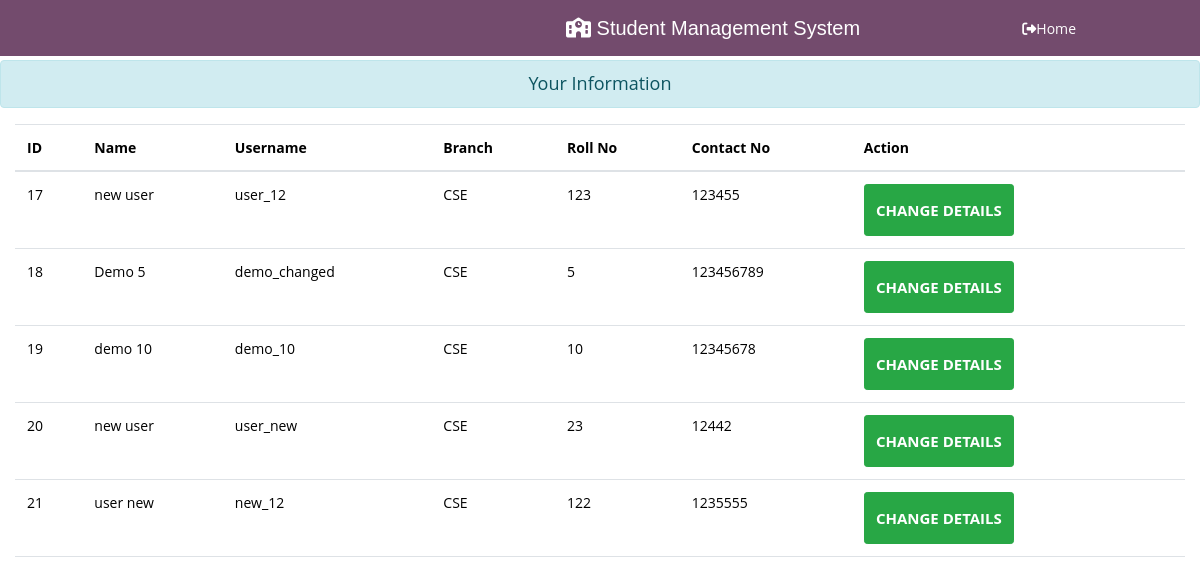
The page /student_details/ on the database its author committed.
### enroll/models.py (models this page shows)
class Stundent(models.Model):
    Fname = models.CharField(max_length=70)
    Lname = models.CharField(max_length=70)
    username = models.CharField(max_length=70)
    password = models.CharField(max_length=100)
    branch = models.CharField(max_length=70)
    rollno = models.IntegerField()
    contactno = models.IntegerField()

### enroll/views.py (the view)
# urls.py: path('student_details/', views.student_details, name="student_details"),
def student_details(request):
        student=Stundent.objects.all()
        return render(request, 'enroll/student_details.html',{'stu':student})

### enroll/templates/enroll/student_details.html (shortened to what this page needs)
{% extends 'enroll/home_all.html' %}
{% load static %}
{%block css %}<link rel="stylesheet" href="{% static 'enroll/css/bootstrap.css' %}" />{% endblock css %}
{% block content %}
<h4 class="text-center alert alert-info" style="margin-top: 60px;">Your Information</h4>
<div class="col-sm-12">
  {% if stu %}
  <table class="table table-hover">
      <thead>
          <tr>
              <th scope="col">ID</th>
              <th scope="col">Name</th>
              <th scope="col">Username</th>
              <th scope="col">Branch</th>
              <th scope="col">Roll No</th>
              <th scope="col">Contact No</th>
              <th scope="col" colspan="4">Action</th>
          </tr>
      </thead>
      <tbody>
          {% for st in stu %}
          <tr>
              <td>{{st.id}}</td>
              <td>{{st.Fname}} {{st.Lname}}</td>
              <td>{{st.username}}</td>
              <td>{{st.branch}}</td>
              <td>{{st.rollno}}</td>
              <td>{{st.contactno}}</td>
              <td >
                  <a href="{% url 'update_data_for_student' st.id %}" class="btn btn-success btn-sm" style="width: 150px;padding: 0px;">Change Details</a>
                  </td>
                <td colspan="2">
              </td>
          </tr>
          {% endfor %}
      </tbody>
  </table>
  {% else %}
  <h4 class="text-center alert alert-warning">No Records</h4>
  {% endif %}
</div>
{% endblock content %}

### enroll/templates/enroll/home_all.html (shortened to what this page needs)
<!DOCTYPE html>
<html lang="en">
  <head>
    {% block css %} {% endblock css %}
  </head>
  <body >
    {% include 'enroll/header_home.html' %}
    {% block content %} {%endblock content%}
  </body>
</html>

### enroll/templates/enroll/header_home.html (shortened to what this page needs)
{% load static %}
<!DOCTYPE html>
<html lang="en">
<head>
  <link rel="stylesheet" href="https://stackpath.bootstrapcdn.com/bootstrap/4.3.1/css/bootstrap.min.css">
  <link rel="stylesheet" href="https://cdnjs.cloudflare.com/ajax/libs/font-awesome/5.14.0/css/all.css">
  <link rel="stylesheet" href="{% static 'enroll/css/main.css' %}">
</head>
<body>
  <div class="bs-example">
    <nav style="background-color:
     #734b6d;" class="navbar navbar-expand-md navbar-dark fixed-top">
      <a href="#" class="navbar-brand student-title"><i class="fa-solid fa-school"></i></i> Student Management System</a>
      <div class="collapse navbar-collapse justify-content-between" id="navbarCollapse">
        <div class="navbar-collapse collapse w-100 order-3 dual-collapse">
            <ul class="navbar-nav ml-auto student-nav">
                <li class="nav-item">
                    <a class="nav-link" style="color: white;" href="{% url 'home' %}"><i class="fa-solid fa-right-from-bracket"></i>Home</a>
                </li>
            </ul>
        </div>
      </div>
    </nav>
  </div>
</body>
</html>

### enroll/static/enroll/css/main.css (style rules this page uses)
html { -webkit-box-sizing: border-box; -moz-box-sizing: border-box; box-sizing: border-box; }
* { padding: 0; margin: 0; }
*, *:before, *:after { -webkit-box-sizing: inherit; -moz-box-sizing: inherit; box-sizing: inherit; }
body, h1, h2, h3, h4, h5, h6, blockquote, p, pre, dl, dd, ol, ul, figure, hr, fieldset, legend { margin: 0; padding: 0; }
table { border-collapse: collapse; border-spacing: 0; }
body { font-family: "Open Sans", "Arial", "Helvetica Neue", sans-serif; font-weight: 400; font-size: 14px; }
h1, h2, h3, h4, h5, h6 { font-weight: 400; }
h4 { font-size: 18px; }
.student-title { padding-left: 550px; }
.student-nav { padding-right: 100px; }
.btn { display: inline-block; line-height: 50px; padding: 0 50px; -webkit-transition: all 0.4s ease; -o-transition: all 0.4s ease; -moz-transition: all 0.4s ease; transition: all 0.4s ease; cursor: pointer; font-size: 15px; text-transform: uppercase; font-weight: 700; color: #fff; font-family: inherit; }

### enroll/templates/enroll/header_home.html (style rules this page uses)
.bs-example { margin: 0px; }
.navbar-brand { font-size: 20px; font-family: sans-serif; }

### rows shown on the page
Stundent: id "17", Fname "new", Lname "user", username "user_12", branch "CSE", rollno "123", contactno "123455"
Stundent: id "18", Fname "Demo", Lname "5", username "demo_changed", branch "CSE", rollno "5", contactno "123456789"
Stundent: id "19", Fname "demo", Lname "10", username "demo_10", branch "CSE", rollno "10", contactno "12345678"
Stundent: id "20", Fname "new", Lname "user", username "user_new", branch "CSE", rollno "23", contactno "12442"
Stundent: id "21", Fname "user", Lname "new", username "new_12", branch "CSE", rollno "122", contactno "1235555"
